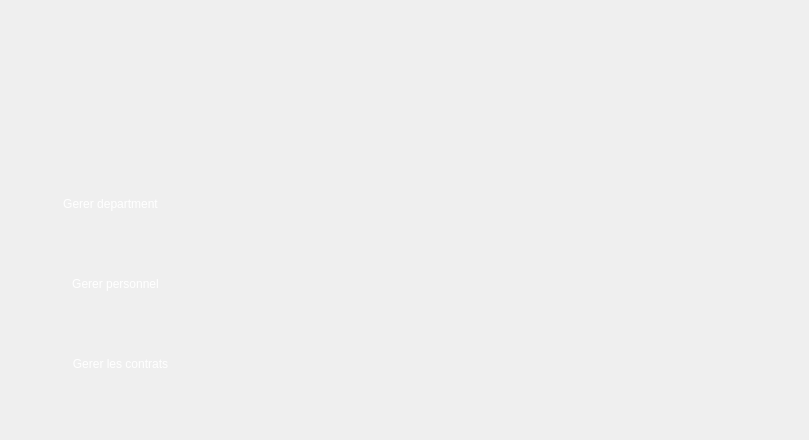
    <widget class="QWidget" name="page_18">
     <widget class="QCustomPlot" name="customPlot2" native="true">
      <property name="geometry">
       <rect>
        <x>270</x>
        <y>80</y>
        <width>530</width>
        <height>351</height>
       </rect>
      </property>
      <property name="styleSheet">
       <string notr="true">background : none;</string>
      </property>
     </widget>
     <widget class="QPushButton" name="b_vehicules_13">
      <property name="geometry">
       <rect>
        <x>30</x>
        <y>190</y>
        <width>161</width>
        <height>28</height>
       </rect>
      </property>
      <property name="styleSheet">
       <string notr="true">

background-color: transparent;
	font: 10pt &quot;Segoe UI Historic&quot;;
	color: rgb(255, 255, 255);
background: none;
border: none;
background-repeat none;
</string>
      </property>
      <property name="text">
       <string>Gerer department</string>
      </property>
     </widget>
     <widget class="QPushButton" name="pushButton_110">
      <property name="geometry">
       <rect>
        <x>30</x>
        <y>270</y>
        <width>171</width>
        <height>28</height>
       </rect>
      </property>
      <property name="styleSheet">
       <string notr="true">

background-color: transparent;
	font: 10pt &quot;Segoe UI Historic&quot;;
	color: rgb(255, 255, 255);
background: none;
border: none;
background-repeat: none;
</string>
      </property>
      <property name="text">
       <string>Gerer personnel</string>
      </property>
     </widget>
     <widget class="QLabel" name="selected2_59">
      <property name="geometry">
       <rect>
        <x>-10</x>
        <y>260</y>
        <width>231</width>
        <height>51</height>
       </rect>
      </property>
      <property name="styleSheet">
       <string notr="true">
background-color: transparent;
background: none;
	border-image: url(:/selected2.png);
border: none;
background-repeat: none;
</string>
      </property>
      <property name="text">
       <string/>
      </property>
     </widget>
     <widget class="QPushButton" name="b_vehicules_26">
      <property name="geometry">
       <rect>
        <x>40</x>
        <y>350</y>
        <width>161</width>
        <height>28</height>
       </rect>
      </property>
      <property name="styleSheet">
       <string notr="true">

background-color: transparent;
	font: 10pt &quot;Segoe UI Historic&quot;;
	color: rgb(255, 255, 255);
background: none;
border: none;
background-repeat none;
</string>
      </property>
      <property name="text">
       <string>Gerer les contrats</string>
      </property>
     </widget>
     <zorder>selected2_59</zorder>
     <zorder>customPlot2</zorder>
     <zorder>b_vehicules_13</zorder>
     <zorder>pushButton_110</zorder>
     <zorder>b_vehicules_26</zorder>
    </widget>
